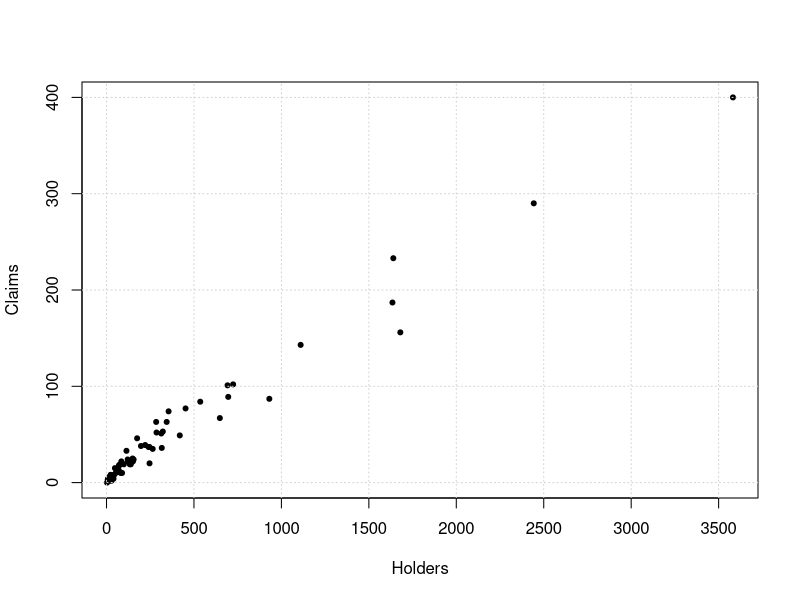
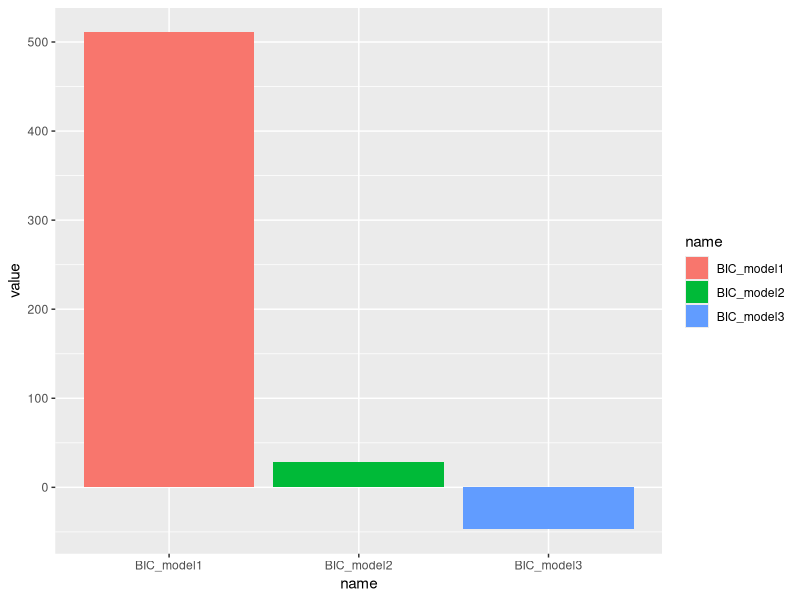

Source code (R) for these figures, in order:
## ---- chunk 1
knitr::opts_chunk$set(warning = FALSE, message = FALSE) 
## ---- chunk 2
library(MASS)
plot(Insurance$Holders, Insurance$Claims,
     xlab = 'Holders', ylab='Claims',
     pch=20)
grid()
## ---- chunk 3
NLL_Model1 <- function(theta, y, X)
{
  beta_0 = theta[1]
  beta_1 = theta[2]
  sigma = exp(theta[3])  # variance of error terms

  n = length(data)
  # -ve log likelihood function of normal distribution
  l = -sum(dnorm(y, mean = beta_0 + beta_1*X,
                 sd = sigma, log=T))
  return(l)
}
## ---- chunk 4
theta_initial1 = c(4, 0.15, 0.35)
fit_1 = optim(theta_initial1, NLL_Model1,
              y=Insurance$Claims,
              X=Insurance$Holders,
              control=list(maxit=1500))
theta_hat = fit_1$par

beta0_hat = theta_hat[1]
beta1_hat = theta_hat[2]
sigma_hat = exp(theta_hat[3])

paste0("Estimated beta0: ", beta0_hat)
paste0("Estimated beta1: ", beta1_hat)
paste0("Estimated sigma: ", sigma_hat)
## ---- chunk 5
NLL_Model2 <- function(theta, y, X)
{
  beta_0 = theta[1]
  beta_1 = theta[2]
  sigma = exp(theta[3])  # variance of error terms
  
  n = length(data)
  # Log likelihood function of Laplace distribution
  l = -(n*log(2*sigma) + 1/sigma*sum(abs(y - beta_0 - beta_1*X)))
  return(-l)
}
## ---- chunk 6
theta_initial2 = c(4, 0.15, 0.35)
fit_2 = optim(theta_initial2, NLL_Model2,
              y=Insurance$Claims,
              X=Insurance$Holders,
              control=list(maxit=1500))
theta_hat = fit_2$par

beta0_hat = theta_hat[1]
beta1_hat = theta_hat[2]
# variance of Laplace model is 2 * sigma^2
sigma_hat = exp(theta_hat[3])/sqrt(2)

paste0("Estimated beta0: ", beta0_hat)
paste0("Estimated beta1: ", beta1_hat)
paste0("Estimated sigma: ", sigma_hat)
## ---- chunk 7
NLL_Model3 <- function(theta, y, X)
{
  beta_0 = theta[1]
  beta_1 = theta[2]
  sigma = exp(theta[3])  # variance of error terms

  n = length(data)
  # -ve log likelihood function of log-normal distribution
  # Mean is given in question

  l = 0
  for (i in 1:n)
  {
    if (y[i] != 0)
    {
      l = l + dlnorm(y[i], meanlog = beta_0 + beta_1*log(X[i]),
                     sdlog = sigma, log=T)
    }
  }
  return(-l)
}
## ---- chunk 8
theta_initial3 = c(4.5, 0.15, 0.5)
fit_3 = optim(theta_initial3, NLL_Model3,
              y=Insurance$Claims,
              X=Insurance$Holders,
              control=list(maxit=1500))
theta_hat = fit_3$par

beta0_hat = theta_hat[1]
beta1_hat = theta_hat[2]
sigma_hat = exp(theta_hat[3])

paste0("Estimated beta0: ", beta0_hat)
paste0("Estimated beta1: ", beta1_hat)
paste0("Estimated sigma: ", sigma_hat)
## ---- chunk 9
get_BIC <- function(optim_fit, data=Insurance) {
  log(nrow(data)) * length(optim_fit$par) + 2 * optim_fit$value
}
## ---- chunk 10
library(dplyr)
BIC_scores <- tibble(
  BIC_model1 = get_BIC(fit_1),
  BIC_model2 = get_BIC(fit_2),
  BIC_model3 = get_BIC(fit_3),
)

BIC_scores
## ---- chunk 11
library(tidyr)
library(ggplot2)
BIC_scores = pivot_longer(BIC_scores, cols = BIC_model1:BIC_model3)
ggplot(BIC_scores, aes(x=name, y=value, fill=name))+
  geom_bar(stat='identity')
